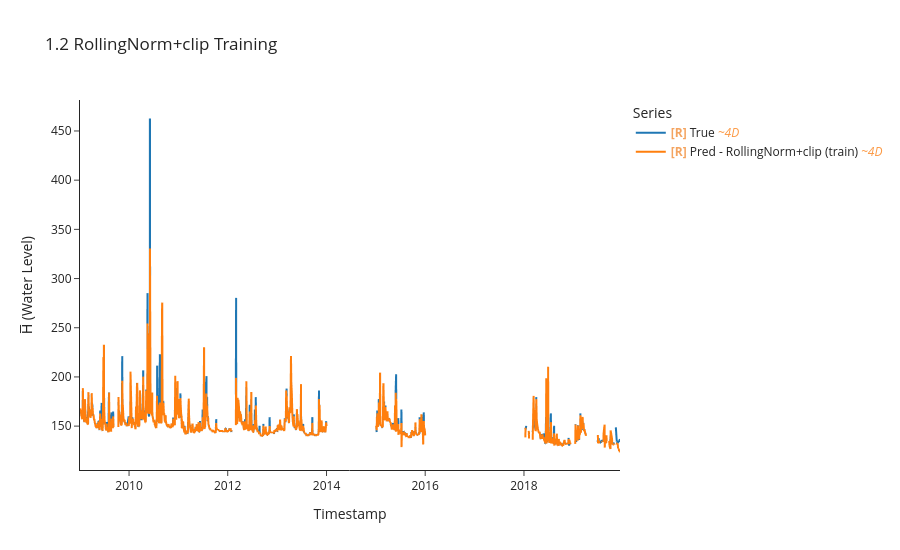

The notebook cell saved with this chart:
### Markdown cell above
## Normalization with Rolling Norm and Y-clip

### Code cell
import torch
torch.manual_seed(42)

# RollingNorm with y_scaled clamped to [-5, 5] leak fixed, same Adam baseline
train_ds_roll = uf.RollingNormTimeSeriesDataset(x_train, y_train, H_BAR_INDEX, y_clip=5.0)
test_ds_roll  = uf.RollingNormTimeSeriesDataset(x_test,  y_test,  H_BAR_INDEX, y_clip=5.0)

model_roll, opt_roll, crit_roll = build_mlp(LOOKBACK * N_FEATURES, HORIZON)

y_tr_roll, y_pr_roll, idx_roll, losses_roll = uf.train_model_online(
    model_roll, opt_roll, crit_roll,
    train_ds_roll, train_df,
    LOOKBACK, HORIZON, BATCH_SIZE,
)

uf.calculate_metrics_and_plot(
    {"RollingNorm+clip (train)": (y_tr_roll, y_pr_roll, idx_roll)},
    plot_title="1.2 RollingNorm+clip Training",
    export_metrics=True, export_html=True,
    export_file_name="results/training/online/p1_rolling_clip",
)

### Figure 1 — Plotly figure (JSON) as saved in the notebook; plotly's stock layout.template omitted (floating-point values rounded to 4 significant figures; data arrays with more than 128 entries replaced by an {"elided": "..."} marker saying what was removed)
{"data": [{"hovertemplate": "Legend=True<br>Timestamp=%{x}<br>H̅ (Water Level)=%{y}<extra></extra>", "legendgroup": "True", "line": {"color": "#1f77b4", "dash": "solid", "width": 2}, "marker": {"symbol": "circle"}, "mode": "lines", "name": "<b style=\"color:sandybrown\">[R]</b> True <i style=\"color:#fc9944\">~4D</i>", "showlegend": true, "type": "scattergl", "uid": "c7787efc-b7d3-40f5-b423-de6782688833", "x": {"elided": "1011 str values"}, "xaxis": "x", "y": {"elided": "1011 float values"}, "yaxis": "y"}, {"hovertemplate": "Legend=Pred - RollingNorm+clip (train)<br>Timestamp=%{x}<br>H̅ (Water Level)=%{y}<extra></extra>", "legendgroup": "Pred - RollingNorm+clip (train)", "line": {"color": "#ff7f0e", "dash": "solid", "width": 2}, "marker": {"symbol": "circle"}, "mode": "lines", "name": "<b style=\"color:sandybrown\">[R]</b> Pred - RollingNorm+clip (train) <i style=\"color:#fc9944\">~4D</i>", "showlegend": true, "type": "scattergl", "uid": "fb557f34-1e90-496b-9641-32bf27fb73e6", "x": {"elided": "1013 str values"}, "xaxis": "x", "y": {"elided": "1013 float values"}, "yaxis": "y"}], "layout": {"height": 550, "legend": {"title": {"text": "Series"}, "tracegroupgap": 0}, "title": {"text": "1.2 RollingNorm+clip Training"}, "xaxis": {"anchor": "y", "domain": [0, 1], "title": {"text": "Timestamp"}}, "yaxis": {"anchor": "x", "domain": [0, 1], "title": {"text": "H̅ (Water Level)"}}}}
